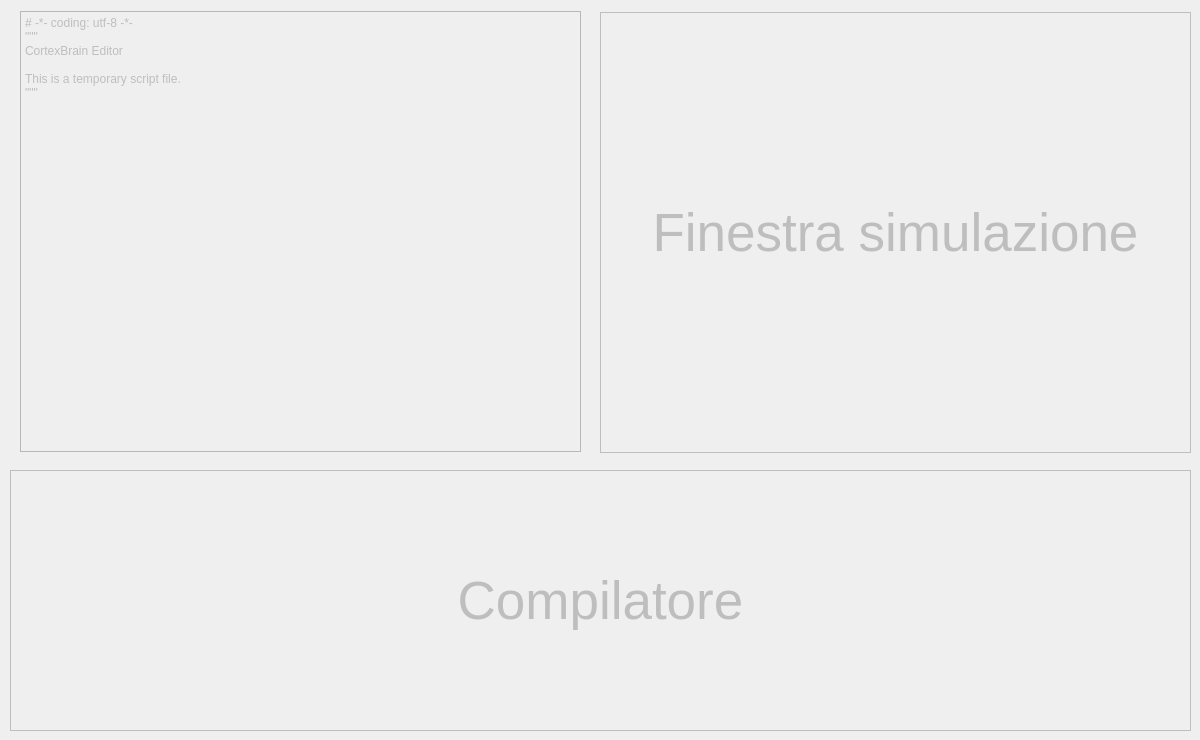
                  <widget class="QWidget" name="page_sim">
                   <property name="enabled">
                    <bool>false</bool>
                   </property>
                   <widget class="QLabel" name="Simulation">
                    <property name="geometry">
                     <rect>
                      <x>600</x>
                      <y>12</y>
                      <width>591</width>
                      <height>441</height>
                     </rect>
                    </property>
                    <property name="font">
                     <font>
                      <family>Segoe UI</family>
                      <pointsize>40</pointsize>
                     </font>
                    </property>
                    <property name="frameShape">
                     <enum>QFrame::Box</enum>
                    </property>
                    <property name="text">
                     <string>Finestra simulazione</string>
                    </property>
                    <property name="alignment">
                     <set>Qt::AlignCenter</set>
                    </property>
                   </widget>
                   <widget class="QLabel" name="CodeEditor">
                    <property name="geometry">
                     <rect>
                      <x>0</x>
                      <y>10</y>
                      <width>591</width>
                      <height>441</height>
                     </rect>
                    </property>
                    <property name="font">
                     <font>
                      <family>Segoe UI</family>
                      <pointsize>40</pointsize>
                     </font>
                    </property>
                    <property name="frameShape">
                     <enum>QFrame::NoFrame</enum>
                    </property>
                    <property name="text">
                     <string/>
                    </property>
                    <property name="alignment">
                     <set>Qt::AlignCenter</set>
                    </property>
                   </widget>
                   <widget class="QLabel" name="Compiler">
                    <property name="geometry">
                     <rect>
                      <x>10</x>
                      <y>470</y>
                      <width>1181</width>
                      <height>261</height>
                     </rect>
                    </property>
                    <property name="font">
                     <font>
                      <family>Segoe UI</family>
                      <pointsize>40</pointsize>
                     </font>
                    </property>
                    <property name="frameShape">
                     <enum>QFrame::Box</enum>
                    </property>
                    <property name="text">
                     <string>Compilatore</string>
                    </property>
                    <property name="alignment">
                     <set>Qt::AlignCenter</set>
                    </property>
                   </widget>
                   <widget class="QPlainTextEdit" name="plainTextEdit">
                    <property name="enabled">
                     <bool>false</bool>
                    </property>
                    <property name="geometry">
                     <rect>
                      <x>20</x>
                      <y>11</y>
                      <width>561</width>
                      <height>441</height>
                     </rect>
                    </property>
                    <property name="plainText">
                     <string># -*- coding: utf-8 -*-
&quot;&quot;&quot;
CortexBrain Editor

This is a temporary script file. 
&quot;&quot;&quot;
</string>
                    </property>
                   </widget>
                  </widget>
